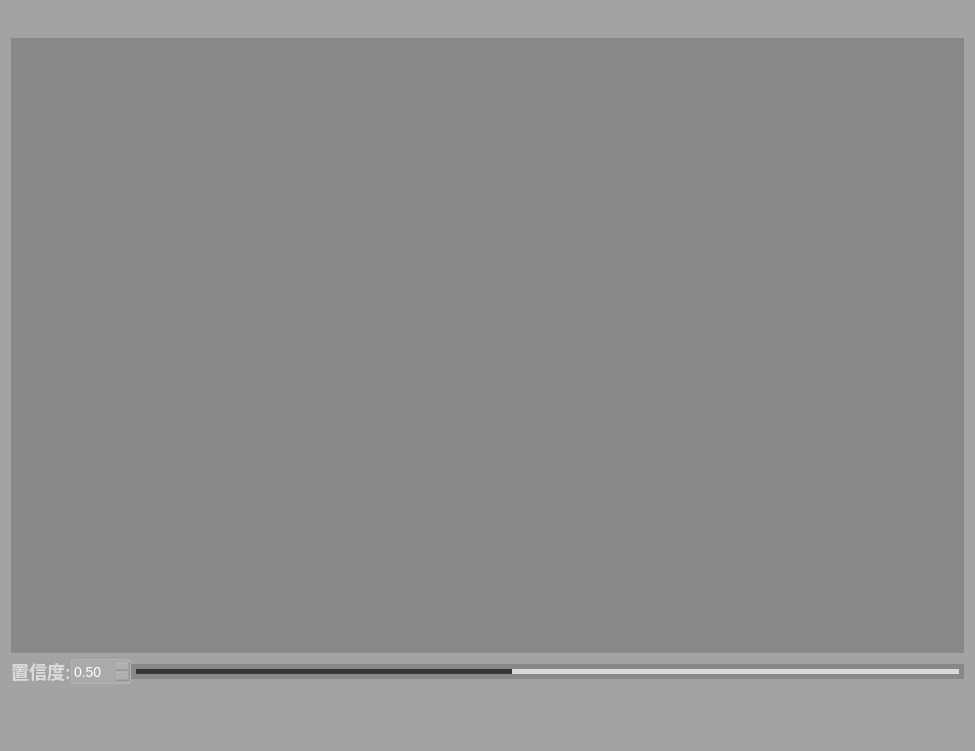
<?xml version="1.0" encoding="UTF-8"?>
<ui version="4.0">
 <class>ShowImageDialog</class>
 <widget class="QDialog" name="ShowImageDialog">
  <property name="geometry">
   <rect>
    <x>0</x>
    <y>0</y>
    <width>975</width>
    <height>751</height>
   </rect>
  </property>
  <property name="windowTitle">
   <string>ShowImage</string>
  </property>
  <property name="windowIcon">
   <iconset resource="../apprcc.qrc">
    <normaloff>:/img/icon/熊猫.png</normaloff>:/img/icon/熊猫.png</iconset>
  </property>
  <property name="styleSheet">
   <string notr="true">QWidget{
background-color: rgba(75, 75, 75, 0.3);
border: 0px solid #42adff;
border-radius:0px;}
QPushButton {
	font-size: 18px;
	font-family: &quot;Microsoft YaHei&quot;;
	font-weight: bold;
 	border-radius:9px;
	background:rgba(66, 195, 255, 0);
	color: rgb(218, 218, 218);
}
QPushButton:focus{
	outline: none;
}
QPushButton::pressed{
	font-family: &quot;Microsoft YaHei&quot;;
    font-size: 14px;
    font-weight: bold;
    color:rgb(200,200,200);
    text-align: center center;
    padding-left: 5px;
	padding-right: 5px;
	padding-top: 4px;
	padding-bottom: 4px;
	border-style: solid;
	border-width: 0px;
	border-color: rgba(255, 255, 255, 255);	
	border-radius: 3px;
	background-color:  #bf513b;
}
QPushButton::hover {
	border-style: solid;
	border-width: 0px;
	border-radius: 0px;
	background-color: rgba(48,148,243,80);
}
QLabel{
	font-size: 18px;
	font-family: &quot;Microsoft YaHei&quot;;
	font-weight: bold;
 	border-radius:9px;
	background:rgba(66, 195, 255, 0);
	color: rgb(218, 218, 218);
}</string>
  </property>
  <layout class="QVBoxLayout" name="verticalLayout">
   <item>
    <widget class="QLabel" name="label">
     <property name="text">
      <string/>
     </property>
    </widget>
   </item>
   <item>
    <widget class="QGraphicsView" name="graphicsView"/>
   </item>
   <item>
    <layout class="QHBoxLayout" name="confidenceHorizontalLayout" stretch="0,0,0">
     <property name="spacing">
      <number>0</number>
     </property>
     <property name="bottomMargin">
      <number>0</number>
     </property>
     <item>
      <widget class="QLabel" name="confidenceLabel">
       <property name="minimumSize">
        <size>
         <width>0</width>
         <height>20</height>
        </size>
       </property>
       <property name="maximumSize">
        <size>
         <width>16777215</width>
         <height>20</height>
        </size>
       </property>
       <property name="styleSheet">
        <string notr="true"/>
       </property>
       <property name="text">
        <string>置信度:</string>
       </property>
       <property name="alignment">
        <set>Qt::AlignCenter</set>
       </property>
       <property name="indent">
        <number>0</number>
       </property>
      </widget>
     </item>
     <item>
      <widget class="QDoubleSpinBox" name="confidenceNum">
       <property name="minimumSize">
        <size>
         <width>60</width>
         <height>25</height>
        </size>
       </property>
       <property name="maximumSize">
        <size>
         <width>60</width>
         <height>25</height>
        </size>
       </property>
       <property name="focusPolicy">
        <enum>Qt::ClickFocus</enum>
       </property>
       <property name="styleSheet">
        <string notr="true">QDoubleSpinBox{
background:rgba(200, 200, 200,50);
color:white;
font-size: 14px;
font-family: &quot;Microsoft YaHei UI&quot;;
border-style: solid;
border-width: 1px;
border-color: rgba(200, 200, 200,100);
border-radius: 3px;}

QDoubleSpinBox::down-button{
background:rgba(200, 200, 200,0);
border-image: url(:/img/icon/箭头_列表展开.png);}
QDoubleSpinBox::down-button::hover{
background:rgba(200, 200, 200,100);
border-image: url(:/img/icon/箭头_列表展开.png);}

QDoubleSpinBox::up-button{
background:rgba(200, 200, 200,0);
border-image: url(:/img/icon/箭头_列表收起.png);}
QDoubleSpinBox::up-button::hover{
background:rgba(200, 200, 200,100);
border-image: url(:/img/icon/箭头_列表收起.png);}
</string>
       </property>
       <property name="keyboardTracking">
        <bool>false</bool>
       </property>
       <property name="showGroupSeparator" stdset="0">
        <bool>false</bool>
       </property>
       <property name="decimals">
        <number>2</number>
       </property>
       <property name="minimum">
        <double>0.250000000000000</double>
       </property>
       <property name="maximum">
        <double>0.800000000000000</double>
       </property>
       <property name="singleStep">
        <double>0.010000000000000</double>
       </property>
       <property name="value">
        <double>0.500000000000000</double>
       </property>
      </widget>
     </item>
     <item>
      <widget class="QSlider" name="confidenceSlider">
       <property name="styleSheet">
        <string notr="true">QSlider{
border-color: #bcbcbc;
color:#d9d9d9;
}
QSlider::groove:horizontal {                                
     border: 1px solid #999999;                             
     height: 3px;                                           
    margin: 0px 0;                                         
     left: 5px; right: 5px; 
 }
QSlider::handle:horizontal {                               
     border: 0px ; 
     border-image: url(:/img/icon/圆.png);
	 width:15px;
     margin: -7px -7px -7px -7px;                  
} 
QSlider::add-page:horizontal{
background: qlineargradient(spread:pad, x1:0, y1:1, x2:0, y2:0, stop:0 #d9d9d9, stop:0.25 #d9d9d9, stop:0.5 #d9d9d9, stop:1 #d9d9d9); 

}
QSlider::sub-page:horizontal{                               
 background: qlineargradient(spread:pad, x1:0, y1:1, x2:0, y2:0, stop:0 #373737, stop:0.25 #373737, stop:0.5 #373737, stop:1 #373737);                     
}</string>
       </property>
       <property name="minimum">
        <number>25</number>
       </property>
       <property name="maximum">
        <number>80</number>
       </property>
       <property name="value">
        <number>50</number>
       </property>
       <property name="sliderPosition">
        <number>50</number>
       </property>
       <property name="tracking">
        <bool>true</bool>
       </property>
       <property name="orientation">
        <enum>Qt::Horizontal</enum>
       </property>
       <property name="invertedAppearance">
        <bool>false</bool>
       </property>
       <property name="invertedControls">
        <bool>false</bool>
       </property>
       <property name="tickPosition">
        <enum>QSlider::NoTicks</enum>
       </property>
      </widget>
     </item>
    </layout>
   </item>
   <item>
    <layout class="QHBoxLayout" name="horizontalLayout">
     <property name="spacing">
      <number>40</number>
     </property>
     <item>
      <spacer name="leftHorizontalSpacer">
       <property name="orientation">
        <enum>Qt::Horizontal</enum>
       </property>
       <property name="sizeHint" stdset="0">
        <size>
         <width>40</width>
         <height>20</height>
        </size>
       </property>
      </spacer>
     </item>
     <item>
      <widget class="QPushButton" name="reduceButton">
       <property name="minimumSize">
        <size>
         <width>50</width>
         <height>50</height>
        </size>
       </property>
       <property name="maximumSize">
        <size>
         <width>50</width>
         <height>50</height>
        </size>
       </property>
       <property name="text">
        <string/>
       </property>
       <property name="icon">
        <iconset resource="../apprcc.qrc">
         <normaloff>:/img/icon/reduce.png</normaloff>:/img/icon/reduce.png</iconset>
       </property>
       <property name="iconSize">
        <size>
         <width>40</width>
         <height>40</height>
        </size>
       </property>
      </widget>
     </item>
     <item>
      <widget class="QPushButton" name="amplifyButton">
       <property name="minimumSize">
        <size>
         <width>50</width>
         <height>50</height>
        </size>
       </property>
       <property name="maximumSize">
        <size>
         <width>50</width>
         <height>50</height>
        </size>
       </property>
       <property name="text">
        <string/>
       </property>
       <property name="icon">
        <iconset resource="../apprcc.qrc">
         <normaloff>:/img/icon/amplify.png</normaloff>:/img/icon/amplify.png</iconset>
       </property>
       <property name="iconSize">
        <size>
         <width>40</width>
         <height>40</height>
        </size>
       </property>
      </widget>
     </item>
     <item>
      <spacer name="rightHorizontalSpacer">
       <property name="orientation">
        <enum>Qt::Horizontal</enum>
       </property>
       <property name="sizeHint" stdset="0">
        <size>
         <width>40</width>
         <height>20</height>
        </size>
       </property>
      </spacer>
     </item>
    </layout>
   </item>
  </layout>
 </widget>
 <resources>
  <include location="../apprcc.qrc"/>
 </resources>
 <connections/>
</ui>
